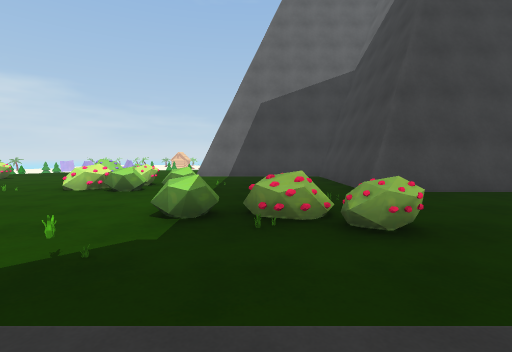
view 1 (above)

14 first-person views from a walk through a Unity game level. The camera is 1.3 m above the floor, tilts 4° down and sees 85° across. The floor is counted in squares, 2.06 m on a side. Each view is taken from the middle of a square. On the plan, view 1 faces up. The plan holds only what a view shows up to about 9 squares ahead; the rest is blank. The place goes on beyond the plan. The player character is not drawn. Some animated figures are left out. Door leaves are left out, so doorways stand open. Some surface patterns are stand-ins.

view 2
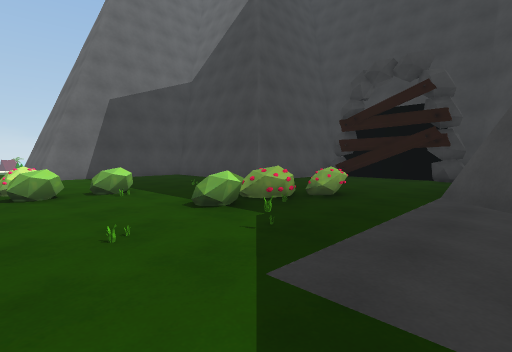

view 3
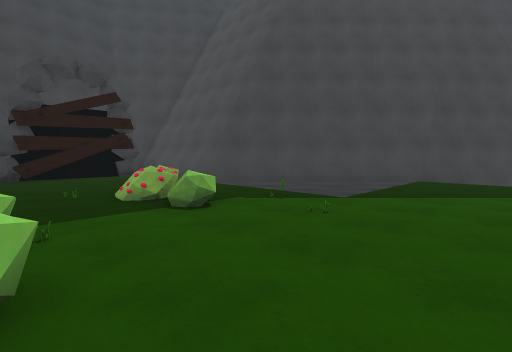

view 4
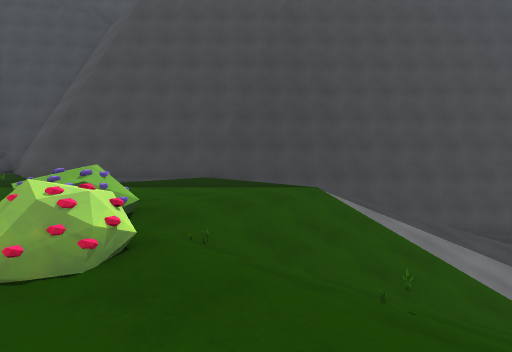

view 5
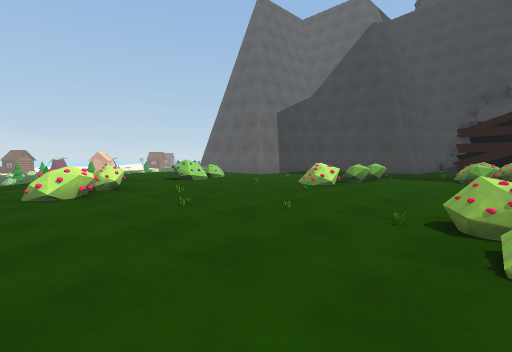

view 6
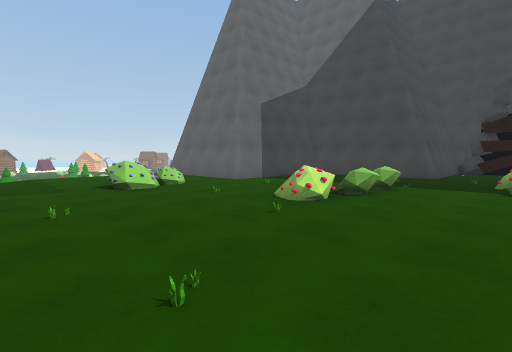

view 7
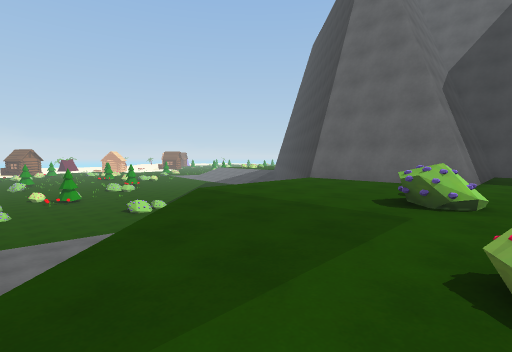

view 8
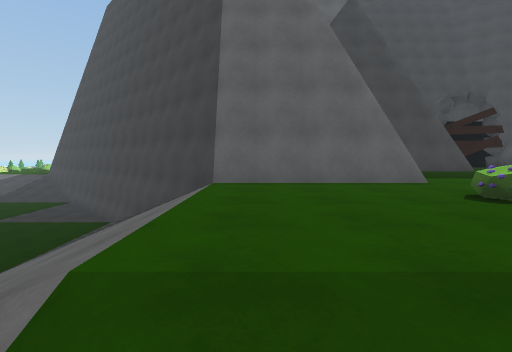

view 9
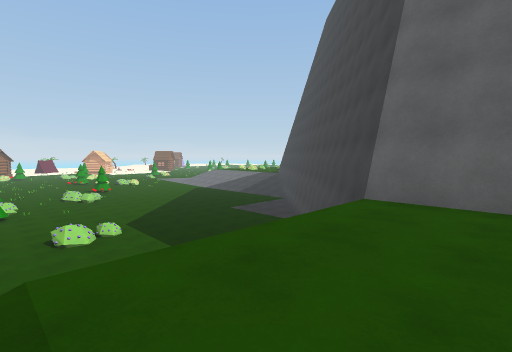

view 10
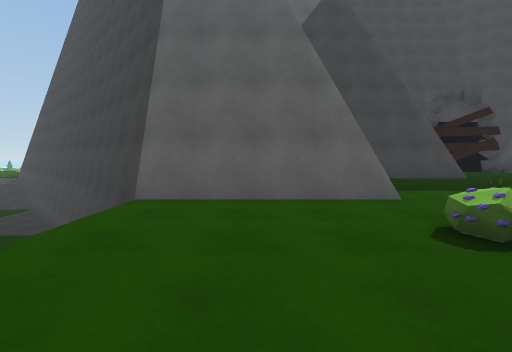

view 11
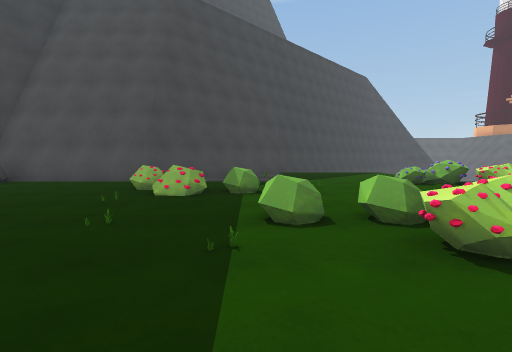

view 12
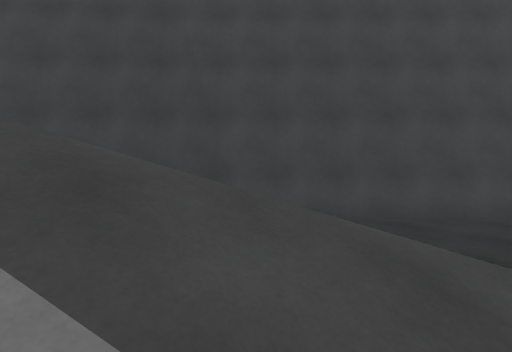

view 13
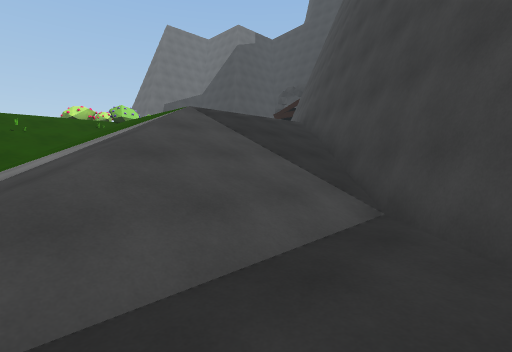

view 14
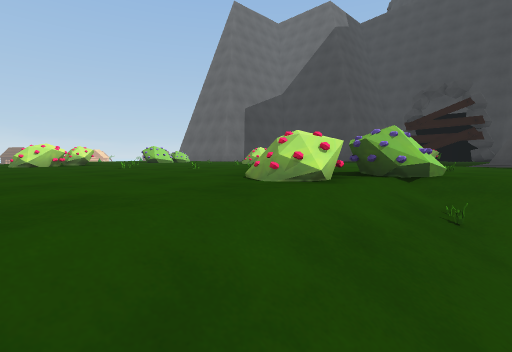

### Floor plan
Key: @ floor where view 1 was taken; # wall or solid block; . main floor; - floor 3.25 m lower than the main floor; _ floor 3.5 m lower than the main floor; / step, stairs or slope; D open door; O other object.
Columns run from 9 left of view 1 to 6 right of it. Each row starts with its distance up from view 1.
 18 ---__________
 17 ---_________#
 16 --_   /////##
 15 -_   /////##
 14     /////##
 13    /////##
 12   /....##
 11  /.....##
 10 /......##
  9 ....OO.#####
  8 ..O........#
  7 .O.........#
  6 ......OO...#
  5 .......OO..###
  4 ..............O
  3 ...O....OO....D#
  2 ..O.....O.O....#
  1 ...OO......###O#
  0 /O/......@######
 -1 ///......##
 -2 ///.....##
 -3 ///....##
 -4 //////##
 -5 /////##
 -6 ////##
 -7 ___##
 -8 __##
 -9 _##
-10 ##

Where each view was taken, in squares from view 1:
view 1: 0 up, 0 right, facing up
view 2: 0 up, 3 left, facing up-right
view 3: 5 up, 4 left, facing down-right
view 4: 2 up, 9 left, facing down-right
view 5: 2 up, 9 left, facing up-right
view 6: 3 up, 7 left, facing up-right
view 7: 8 up, 9 left, facing up-right
view 8: 12 up, 7 left, facing right
view 9: 11 up, 6 left, facing up-right
view 10: 11 up, 6 left, facing right
view 11: 8 up, 1 left, facing down
view 12: 4 down, 9 left, facing down-right
view 13: 8 down, 9 left, facing up-right
view 14: 0 up, 9 left, facing up-right
